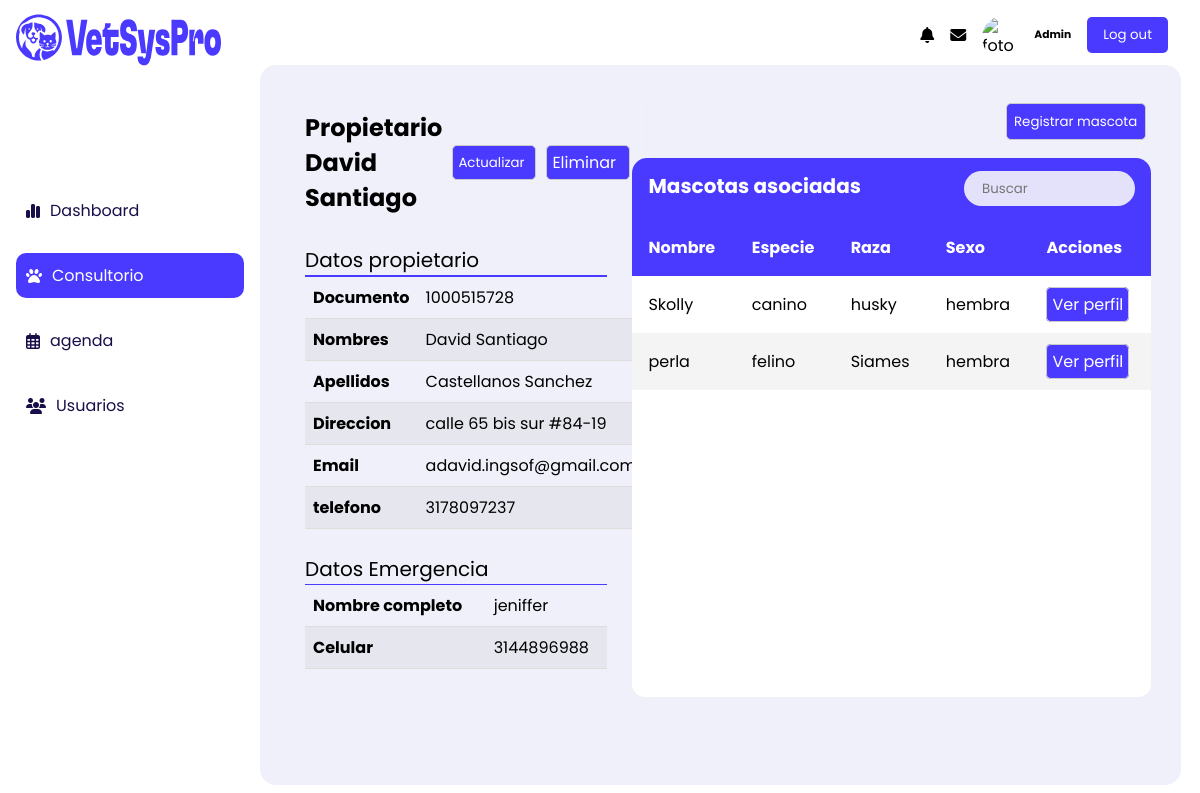
/Perfil_propietario/1000515728/ (signed in), run on the app's committed database.
### Clientes_Mascotas/models.py (models this page shows, shortened)
class Propietario (models.Model):
    documento = models.CharField(max_length=10, primary_key=True , null=False, unique=True)
    nombres = models.CharField(max_length=50, null=False)
    apellidos = models.CharField(max_length=50, null=False)
    direccion = models.CharField(max_length=80, null=False)
    email = models.EmailField(max_length=50, null=False)
    telefono = models.CharField(max_length=10, null=False)
    nombreEmer= models.CharField(max_length=50, null=False)
    telefonoEmer = models.CharField(max_length=10, null=False)

class Mascota (models.Model):
    idMascota = models.AutoField(primary_key=True)
    foto = models.ImageField(upload_to='fotos_mascotas', null=True, blank=True)
    nombre = models.CharField(max_length=50)
    especie = models.CharField(max_length=50)
    raza = models.CharField(max_length=50)
    sexo = models.CharField(max_length=1)
    color = models.CharField(max_length=20)
    edad = models.CharField(max_length=20)
    peso = models.CharField(max_length=20)
    personalidad = models.CharField(max_length=100)
    tipoalimentacion = models.CharField(max_length=100)
    cantidadAlimento = models.CharField(max_length=100)
    frecuenciaAlimentacion = models.CharField(max_length=100)
    frecuenciaBano = models.CharField(max_length=100)
    antecedentesClinicos = models.CharField( max_length=100,null=True)
    propietario = models.ForeignKey(Propietario, on_delete=models.CASCADE)
    EstadoReproductivo = models.ForeignKey(EstadoReproductivo, on_delete=models.CASCADE)

### Clientes_Mascotas/views.py (the view)
# urls.py: path('Perfil_propietario/<int:documento>/', views.Perfil_Propietario , name='Perfil_propietario'),
@login_required
def Perfil_Propietario(request, documento):
    current_page = "consultorio"
    estados = EstadoReproductivo.objects.all()
    propietarios = Propietario.objects.all()
    propietario = Propietario.objects.get(documento=documento)
    mascotas = Mascota.objects.filter(propietario=propietario)
    return render(request, 'Perfil_propietario.html', {'propietario': propietario, 'estados': estados, 'propietarios': propietarios, 'mascotas': mascotas, 'current_page': current_page})

### Clientes_Mascotas/templates/Perfil_Propietario.html (shortened to what this page needs)
{% extends "layouts/base.html" %}
{% load static %}
{% block styles %}
<link rel="stylesheet" href="{% static 'styles/vistaPropietario.css' %}">
<link rel="stylesheet" href="{%  static 'styles/sidebar.css' %}">
{% endblock styles %}
{% block content %}
{% include "layouts/partials/sidebar.html" %}
 <main class="main">
    <div class="container">
        {% include "partials/Data_Cliente.html" %}
        {% include "partials/Table_Mascotas_cliente.html" %}
    </div>
</main>
{% endblock %}

### Clientes_Mascotas/templates/partials/Data_Cliente.html (shortened to what this page needs)
<div class="div__propietario">
    <div class="div__header-Pro">
        <h2>Propietario <br> {{propietario.nombres}}</h2>
        <div class="div__btn">
            <button class="btn">Actualizar </button>
            <a class="btn" href="../../eliminar_propietario/{{propietario.documento}}">Eliminar</a>
        </div>
    </div>
    <div class="div__datos-Pro">
        <div class="tabla__propietario">
            <h4 class="titulo">Datos propietario</h4>
            <hr class="separador">
            <table>
                <tbody>
                    <tr>
                        <th>Documento</th>
                        <td>{{propietario.documento}}</td>
                    </tr>
                    <tr>
                        <th>Nombres</th>
                        <td>{{propietario.nombres}}</td>
                    </tr>
                    <tr>
                        <th>Apellidos</th>
                        <td>{{propietario.apellidos}}</td>
                    </tr>
                    <tr>
                        <th>Direccion</th>
                        <td>{{propietario.direccion}}</td>
                    </tr>
                    <tr>
                        <th>Email</th>
                        <td>a{{propietario.email}}</td>
                    </tr>
                    <tr>
                        <th>telefono</th>
                        <td>{{propietario.telefono}}</td>
                    </tr>
            </table>
            <br>
            <h4 class="titulo">Datos Emergencia</h4>
            <hr class="separador">
            <table>
                    <tr>
                        <th>Nombre completo</th>
                        <td>{{propietario.nombreEmer}}</td>
                    </tr>
                    <tr>
                        <th>Celular </th>
                        <td>{{propietario.telefonoEmer}}</td>
                    </tr>
            </table>
        </div>
    </div>
</div>

### Clientes_Mascotas/templates/partials/Table_Mascotas_cliente.html
<div class="table">
    <div class="cont__btn-registro">
        <button class="div__btn-formulario registro" id="open-button">Registrar mascota</button>
    </div>
    <section class="table__header">
        <h4 class="titulo mascotas">Mascotas asociadas</h4>
        <div class="input_group">
            <input type="search" placeholder="Buscar">
        </div>
    </section>
    <section class="table__body">
        <table>
            <thead>
                <tr>
                    <th> Nombre </th>
                    <th> Especie </th>
                    <th> Raza </th>
                    <th> Sexo </th>
                    <th> Acciones </th>
                </tr>
            </thead>
            <tbody>
                {% for mascota in mascotas %}
                    <tr>
                        <td>{{ mascota.nombre }}</td>
                        <td>{{ mascota.especie }}</td>
                        <td>{{ mascota.raza }}</td>
                        <td>{{ mascota.sexo }}</td>
                        <td>
                            <a id="div__btn" href="/vista__mascota/{{ mascota.idMascota }}/">
                                Ver perfil
                            </a>
                        </td>
                    </tr>
                {% endfor %}
            </tbody>
        </table>
    </section>
</div>

### Clientes_Mascotas/static/styles/vistaPropietario.css (style rules this page uses)
#div__btn { padding: .3125rem; border-radius: .3125rem; border: .0625rem #cbcbcb solid; width: 4.6875rem; height: 2.1875rem; background-color: #4A3AFF; color: #ffff; cursor: pointer; }
a { text-decoration: none; }

### VetSysPro/static/styles/sidebar.css (style rules this page uses)
:root { --primary-color: #4a3aff; --Secondary-1: #170F49; --neutral--300:#EFF0F9; --blanco:#FFFFFF; --negro:#000000; --fuente-200: 200; --fuente-400: 400; --fuente-600: 600; }
* { margin: 0; padding: 0; border: 0; box-sizing: border-box; font-family: 'Poppins', sans-serif; scrollbar-width: thin; scrollbar-color: var(--primary-color) var(--blanco); }
body { flex-direction: row; background-color: var(--blanco); }

### data on the page
Propietario: nombres "David Santiago", documento "1000515728", apellidos "Castellanos Sanchez", direccion "calle 65 bis sur #84-19", email "david.ingsof@gmail.com", telefono "3178097237", nombreEmer "jeniffer", telefonoEmer "3144896988"
Mascota: nombre "Skolly", especie "canino", raza "husky", sexo "hembra"
Mascota: nombre "perla", especie "felino", raza "Siames", sexo "hembra"
